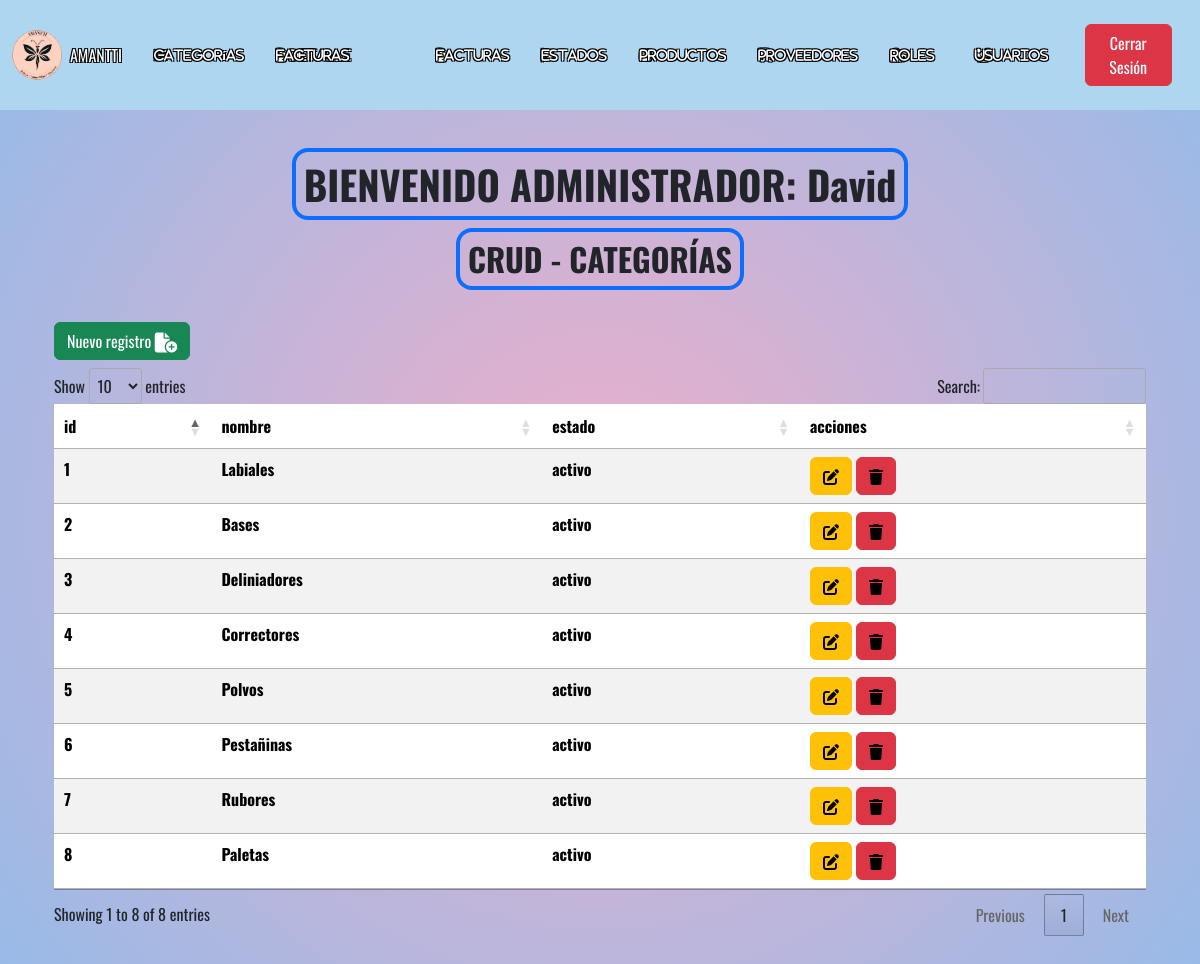
The app's page /Proyect-Amantti/Views/Administrador/crud_categorias.php (signed in) with its own data.
### tables this page shows
CREATE TABLE `categorias` (
  `id` int(11) NOT NULL,
  `nombre` varchar(100) NOT NULL,
  `estado` int(11) DEFAULT NULL
);

CREATE TABLE `parametros` (
  `id` int(11) NOT NULL,
  `valor` varchar(255) NOT NULL
);

### Proyect-Amantti/Views/Administrador/crud_categorias.php (the view, shortened to what this page needs)
<?php
$nombre = $_SESSION['nombre'];
?>
<!doctype html>
<html lang="en">
<head>
    <link href="https://cdn.jsdelivr.net/npm/bootstrap@5.3.2/dist/css/bootstrap.min.css" rel="stylesheet">
    <link rel="stylesheet" href="https://cdn.jsdelivr.net/npm/bootstrap-icons@1.10.5/font/bootstrap-icons.css">
    <link rel="stylesheet" href="https://cdnjs.cloudflare.com/ajax/libs/font-awesome/6.4.0/css/all.min.css" />
    <link rel="stylesheet" href="https://cdn.jsdelivr.net/npm/sweetalert2@11.0.18/dist/sweetalert2.min.css">
    <link rel="stylesheet" href="https://cdn.datatables.net/1.13.6/css/jquery.dataTables.min.css">
    <link rel="stylesheet" href="https://cdn.datatables.net/responsive/2.5.0/css/responsive.dataTables.min.css">
    <link rel="stylesheet" href="../../Css/Styles_crud.css">
</head>
<body>
    <nav id="navegacion" class="navbar navbar-expand-md navbar">
        <div class="container-fluid">
            <a class="navbar-brand d-flex align-items-center" href="index_admin.php">
                <img src="../../Img/logo.jpeg" width="50" height="50" alt="Logo" class="me-2 rounded-circle">
                <span class="text-white title-amantti">AMANTTI</span>
            </a>
            <div class="collapse navbar-collapse" id="navbarNavAltMarku">
                <ul class="navbar-nav ms-auto d-flex align-items-center p-2 gap-3">
                    <li class="nav-item">
                        <a class="nav-link" href="crud_categorias.php">
                            <i class="fa-solid fa-list fa-xl text-white"> Categorías</i>
                        </a>
                    </li>
                    <li class="nav-item">
                        <a class="nav-link" href="crud_detalle_factura.php">
                            <i class="fa-solid fa-file-invoice fa-xl text-white"> Detalle facturas</i>
                        </a>
                    </li>
                    <li class="nav-item">
                        <a class="nav-link" href="crud_facturas.php">
                            <i class="fa-solid fa-file-invoice fa-xl text-white"> Facturas</i>
                        </a>
                    </li>
                    <li class="nav-item">
                        <a class="nav-link" href="crud_estados.php">
                            <i class="fa-solid fa-flag fa-xl text-white"> Estados</i>
                        </a>
                    </li>
                    <li class="nav-item">
                        <a class="nav-link" href="crud_productos.php">
                            <i class="fa-solid fa-box fa-xl text-white"> Productos</i>
                        </a>
                    </li>
                    <li class="nav-item">
                        <a class="nav-link" href="crud_proveedores.php">
                            <i class="fa-solid fa-truck fa-xl text-white"> Proveedores</i>
                        </a>
                    </li>
                    <li class="nav-item">
                        <a class="nav-link" href="crud_roles.php">
                            <i class="fa-solid fa-user-shield fa-xl text-white"> Roles</i>
                        </a>
                    </li>
                    <li class="nav-item">
                        <a class="nav-link" href="crud_usuarios.php">
                            <i class="fa-solid fa-users fa-xl text-white"> Usuarios</i>
                        </a>
                    </li>
                    <li class="nav-item ms-auto">
                        <a class="nav-link" href="../../Suministros/logout.php">
                            <button type="button" class="btn btn-danger">Cerrar Sesión</button>
                        </a>
                    </li>
                </ul>
            </div>
        </div>
    </nav>
    <div class="container my-5">
        <div class="row">
            <div class="col-sm-12 col-md-12 col-lg-12 col-xl-12 col-xxl-12">
                <div class="card-header justify-content-center">
                    <div class="card-title text-center col-12 d-grid justify-content-center">
                        <h1 class="border border-4 border-primary rounded-4 p-2"><strong>BIENVENIDO ADMINISTRADOR: <span><?php echo $nombre; ?></span></strong></h1>
                    </div>
                    <div class="card-title text-center mb-4 col-12 d-grid justify-content-center">
                        <h2 class="border border-4 border-primary rounded-4 p-2"><strong>CRUD - CATEGORÍAS</strong></h2>
                    </div>
                    <div class="container-fluid mb-5">
                        <a class="nav-link" href="../../Formularios/create_categorias.php"><button type="button" class="btn btn-success mb-2">Nuevo registro <i class="fa-solid fa-file-circle-plus fa-lg" style="color: #ffffff;"></i></button></a>
                        <table id="table_responsive" class="table table-striped" style="width:100%">
                            <thead>
                                <tr>
                                    <th scope="col">id</th>
                                    <th scope="col">nombre</th>
                                    <th scope="col">estado</th>
                                    <th scope="col">acciones</th>
                                </tr>
                            </thead>
                            <tbody>
                                <?php
                                require("../../Suministros/conexion.php");
                                $sql = $conexion->query(
                                    "SELECT categorias.id, categorias.nombre, parametros.valor AS estado
                                    FROM categorias
                                    INNER JOIN parametros ON categorias.estado = parametros.id"
                                );
                                while ($resultado = $sql->fetch_assoc()) {
                                ?>
                                    <tr>
                                        <th scope="row"><?php echo $resultado['id'] ?></th>
                                        <th><?php echo $resultado['nombre'] ?></th>
                                        <th><?php echo $resultado['estado'] ?></th>
                                        <th>
                                            <a class="btn btn-warning" href="../../Formularios/update_categorias.php?id=<?php echo $resultado['id'] ?>"><i class="fa-solid fa-pen-to-square" style="color: #000000;"></i></a>
                                            <button class="btn btn-danger <?php echo ($resultado['estado'] == 'inactivo') ? 'inactivo' : ''; ?>" data-id="<?php echo $resultado['id'] ?>"><i class="fa-solid fa-trash" style="color: #000000;"></i></button>
                                        </th>
                                    </tr>
                                <?php
                                }
                                ?>
                            </tbody>
                        </table>
                    </div>
                </div>
            </div>
        </div>
    </div>
</body>
</html>

### Proyect-Amantti/Css/Styles_crud.css (style rules this page uses)
* { box-sizing: border-box; margin: 0; padding: 0; }
body { background: radial-gradient(circle, rgba(238, 174, 202, 1) 0%, rgba(148, 187, 233, 1) 100%); font-family: "Oswald", sans-serif; min-height: 100vh; }
#navegacion { background-color: #aed6f1; position: fixed; top: 0; width: 100%; z-index: 1000; }
.title-amantti { font-size: 1rem; text-shadow: -1px -1px 0 #000, 1px -1px 0 #000, -1px 1px 0 #000, 1px 1px 0 #000; }
.navbar-nav { display: flex; font-size: 8.7px; text-shadow: -1px -1px 0 #000, 1px -1px 0 #000, -1px 1px 0 #000, 1px 1px 0 #000; }
.container { padding-top: 100px; }

### records on screen
categorias: id "1", nombre "Labiales", parametros.valor "activo"
categorias: id "2", nombre "Bases", parametros.valor "activo"
categorias: id "3", nombre "Deliniadores", parametros.valor "activo"
categorias: id "4", nombre "Correctores", parametros.valor "activo"
categorias: id "5", nombre "Polvos", parametros.valor "activo"
categorias: id "6", nombre "Pestañinas", parametros.valor "activo"
categorias: id "7", nombre "Rubores", parametros.valor "activo"
categorias: id "8", nombre "Paletas", parametros.valor "activo"

### other values on screen
$nombre "David"
